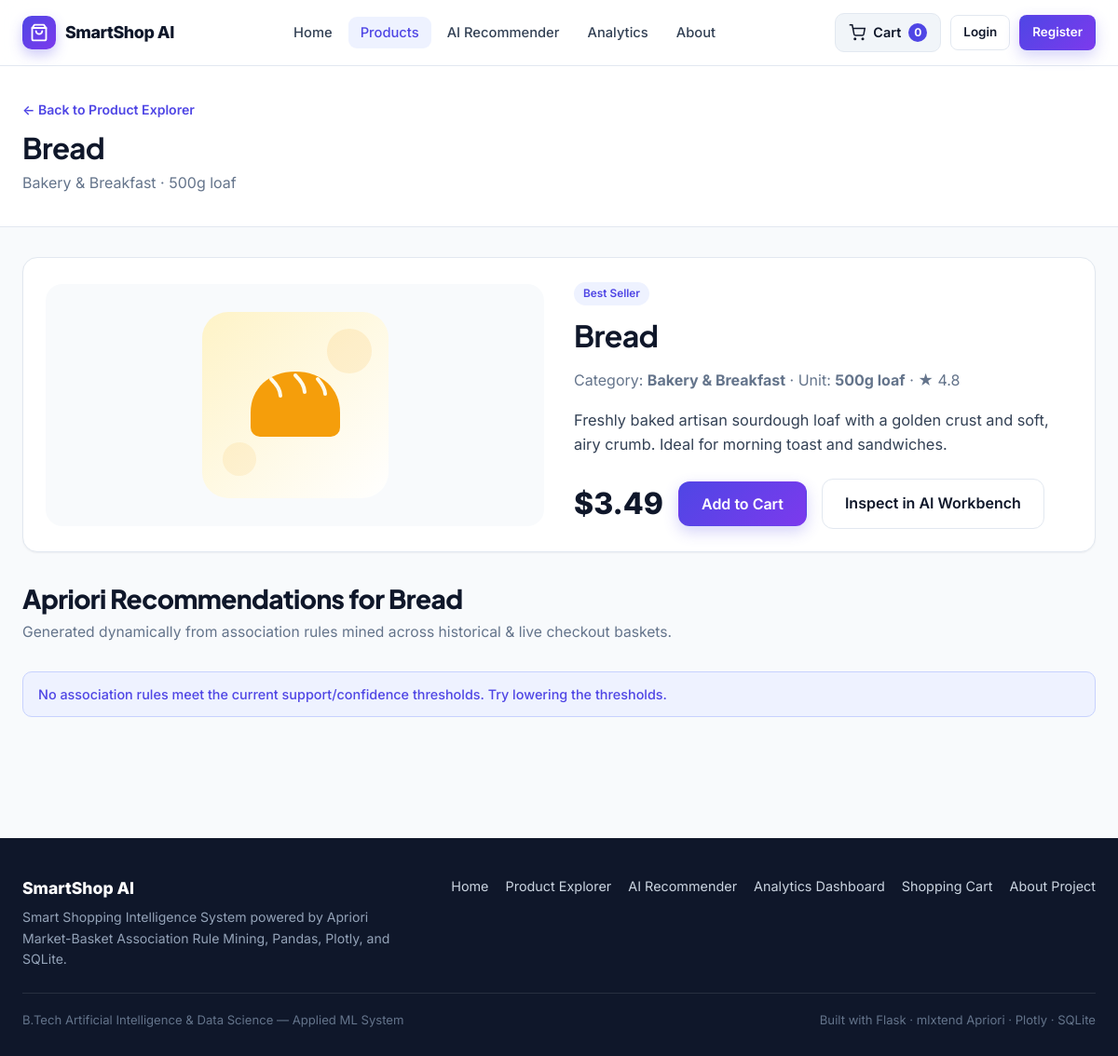
Page /product/1 on the committed database.
### tables this page shows
CREATE TABLE products (
                id INTEGER PRIMARY KEY,
                name TEXT NOT NULL UNIQUE,
                slug TEXT NOT NULL,
                category TEXT NOT NULL,
                price REAL NOT NULL,
                unit TEXT NOT NULL,
                rating REAL NOT NULL,
                badge TEXT NOT NULL,
                featured INTEGER NOT NULL DEFAULT 0,
                description TEXT NOT NULL,
                image_path TEXT NOT NULL
            );

### app.py (the view)
    @app.route("/product/<int:product_id>")
    def product_detail(product_id: int):
        product = get_product_by_id(product_id)
        if not product:
            flash("Product not found.", "warning")
            return redirect(url_for("products"))
        rec_result = recommender_engine.recommend_for_items([product["name"]], top_n=4)
        return render_template(
            "product_detail.html",
            product=product,
            recommendations=rec_result["recommendations"],
            rec_message=rec_result["message"],
        )

### database/db.py (called while the page is built)
def get_connection() -> sqlite3.Connection:
    os.makedirs(os.path.dirname(DB_PATH), exist_ok=True)
    conn = sqlite3.connect(DB_PATH)
    conn.row_factory = sqlite3.Row
    conn.execute("PRAGMA foreign_keys = ON;")
    return conn

def get_product_by_id(product_id: int) -> Optional[dict[str, Any]]:
    conn = get_connection()
    try:
        row = conn.execute("SELECT * FROM products WHERE id = ?", (product_id,)).fetchone()
        return dict(row) if row else None
    finally:
        conn.close()

### ml/recommendation.py (called while the page is built)
    def ensure_trained(self) -> None:
        if self.rules.empty and not self.baskets:
            self.train()

    def summary(self) -> dict[str, Any]:
        return {
            "total_transactions": len(self.baskets),
            "unique_items": len(self.encoded_df.columns) if not self.encoded_df.empty else 0,
            "frequent_itemsets_count": int(len(self.frequent_itemsets)),
            "rules_count": int(len(self.rules)),
            "min_support": self.min_support,
            "min_confidence": self.min_confidence,
            "min_lift": self.min_lift,
        }

### templates/product_detail.html (shortened to what this page needs)
{% extends "base.html" %}
{% block content %}
<section class="page-banner">
  <div class="container">
    <a href="{{ url_for('products') }}" style="font-size:0.88rem; color:var(--accent-primary); font-weight:600;">&larr; Back to Product Explorer</a>
    <h1 style="margin-top:8px;">{{ product.name }}</h1>
    <p>{{ product.category }} · {{ product.unit }}</p>
  </div>
</section>
<section class="section" style="padding-top: 32px;">
  <div class="container">
    <div class="card card-padded" style="margin-bottom: 32px;">
      <div style="display:grid; grid-template-columns: repeat(auto-fit, minmax(260px, 1fr)); gap: 32px; align-items: center;">
        <div style="background: var(--bg-page); border-radius: 18px; padding: 30px; text-align:center;">
          <img src="{{ product.image_path }}" alt="{{ product.name }}" style="max-height: 240px; margin: 0 auto;" />
        </div>
        <div>
          <span class="badge">{{ product.badge }}</span>
          <h2 style="margin: 12px 0 8px; font-size: 2rem;">{{ product.name }}</h2>
          <p style="color: var(--slate-500); margin-bottom: 16px;">Category: <strong>{{ product.category }}</strong> · Unit: <strong>{{ product.unit }}</strong> · ★ {{ "%.1f"|format(product.rating) }}</p>
          <p style="color: var(--navy-700); font-size: 1.02rem; margin-bottom: 24px;">{{ product.description }}</p>
          <div style="display:flex; align-items:center; gap: 16px; flex-wrap:wrap;">
            <span style="font-size: 2rem; font-weight: 800; color: var(--navy-900);">${{ "%.2f"|format(product.price) }}</span>
            <button class="btn btn-primary btn-lg" onclick="addToCart({{ product.id }}, 1)">Add to Cart</button>
            <a href="{{ url_for('recommendations', item=product.name) }}" class="btn btn-outline btn-lg">Inspect in AI Workbench</a>
          </div>
        </div>
      </div>
    </div>
    <div class="section-header">
      <div>
        <h2 class="section-title">Apriori Recommendations for {{ product.name }}</h2>
        <p class="section-subtitle">Generated dynamically from association rules mined across historical &amp; live checkout baskets.</p>
      </div>
    </div>
    {% if recommendations %}
      <div class="rec-grid">
        {% for r in recommendations %}
        <div class="rec-card">
          <div class="rec-top">
            <img src="{{ r.product.image_path }}" alt="{{ r.product.name }}" />
            <div>
              <div style="font-weight:700; font-size:1.05rem;">{{ r.product.name }}</div>
              <div style="font-size:0.84rem; color:var(--slate-500);">${{ "%.2f"|format(r.product.price) }} · {{ r.product.category }}</div>
            </div>
          </div>
          <div class="rec-explanation">{{ r.explanation }}</div>
          <div class="metrics-row">
            <div class="metric-chip"><strong>{{ r.confidence_pct }}%</strong><span>Confidence</span></div>
            <div class="metric-chip"><strong>{{ r.support_pct }}%</strong><span>Support</span></div>
            <div class="metric-chip"><strong>{{ r.lift }}x</strong><span>Lift</span></div>
          </div>
          <button class="btn btn-primary btn-sm" onclick="addToCart({{ r.product.id }}, 1)">+ Add {{ r.product.name }} to Cart</button>
        </div>
        {% endfor %}
      </div>
    {% else %}
      <div class="alert alert-info">{{ rec_message }}</div>
    {% endif %}
  </div>
</section>
{% endblock %}

### static/css/style.css (style rules this page uses)
:root { --bg-page: #F8FAFC; --bg-surface: #FFFFFF; --bg-muted: #F1F5F9; --navy-950: #0B1120; --navy-900: #0F172A; --navy-700: #334155; --slate-500: #64748B; --slate-400: #94A3B8; --border-color: #E2E8F0; --accent-primary: #4F46E5; --accent-primary-hover: #4338CA; --accent-secondary: #7C3AED; --accent-soft: #EEF2FF; --accent-soft-border: #C7D2FE; --success: #10B981; --success-soft: #ECFDF5; --warning: #F59E0B; --warning-soft: #FFFBEB; --danger: #EF4444; --danger-soft: #FEF2F2; --radius-sm: 8px; --radius-md: 12px; --radius-lg: 16px; --radius-xl: 22px; --shadow-xs: 0 1px 2px rgba(15, 23, 42, 0.05); --shadow-sm: 0 2px 8px rgba(15, 23, 42, 0.06); --shadow-md: 0 10px 25px -5px rgba(15, 23, 42, 0.08), 0 4px 10px -4px rgba(15, 23, 42, 0.04); --shadow-lg: 0 20px 40px -12px rgba(79, 70, 229, 0.16); --transition: 0.2s cubic-bezier(0.22, 1, 0.36, 1); }
*, *::before, *::after { box-sizing: border-box; }
html { scroll-behavior: smooth; }
body { margin: 0; font-family: "Inter", -apple-system, BlinkMacSystemFont, "Segoe UI", Roboto, sans-serif; background-color: var(--bg-page); color: var(--navy-900); line-height: 1.6; -webkit-font-smoothing: antialiased; min-height: 100vh; display: flex; flex-direction: column; }
h1, h2, h3, h4, h5 { font-family: "Plus Jakarta Sans", "Inter", sans-serif; color: var(--navy-900); margin-top: 0; letter-spacing: -0.02em; line-height: 1.25; }
a { color: inherit; text-decoration: none; }
img { max-width: 100%; display: block; }
.container { width: 100%; max-width: 1240px; margin: 0 auto; padding: 0 24px; }
.btn { display: inline-flex; align-items: center; justify-content: center; gap: 8px; padding: 10px 18px; border-radius: 10px; font-weight: 600; font-size: 0.92rem; border: 1px solid transparent; cursor: pointer; transition: var(--transition); font-family: inherit; white-space: nowrap; }
.btn-lg { padding: 13px 24px; font-size: 1rem; border-radius: 12px; }
.btn-primary { background: linear-gradient(135deg, var(--accent-primary), var(--accent-secondary)); color: #FFFFFF; box-shadow: 0 6px 16px rgba(79, 70, 229, 0.24); }
.btn-outline { background: var(--bg-surface); color: var(--navy-900); border-color: var(--border-color); }
.badge { display: inline-flex; align-items: center; padding: 3px 10px; border-radius: 999px; font-size: 0.74rem; font-weight: 600; background: var(--accent-soft); color: var(--accent-primary); }
.section { padding: 64px 0; }
.section-header { display: flex; align-items: flex-end; justify-content: space-between; gap: 20px; margin-bottom: 30px; flex-wrap: wrap; }
.section-title { font-size: 1.75rem; font-weight: 800; margin-bottom: 6px; }
.section-subtitle { color: var(--slate-500); margin: 0; font-size: 0.98rem; }
.card { background: var(--bg-surface); border: 1px solid var(--border-color); border-radius: var(--radius-lg); box-shadow: var(--shadow-xs); }
.card-padded { padding: 24px; }
.page-banner { background: #FFFFFF; border-bottom: 1px solid var(--border-color); padding: 34px 0; }
.page-banner h1 { font-size: 1.95rem; margin-bottom: 6px; }
.page-banner p { margin: 0; color: var(--slate-500); }
.alert { padding: 12px 16px; border-radius: 10px; font-size: 0.9rem; font-weight: 500; margin-bottom: 18px; border: 1px solid transparent; }
.alert-info { background: var(--accent-soft); color: var(--accent-primary); border-color: var(--accent-soft-border); }

### rows in the picture
products: name "Bread", category "Bakery & Breakfast", unit "500g loaf", image_path (picture), badge "Best Seller", rating "4.8", description "Freshly baked artisan sourdough loaf with a golden crust and soft, airy crumb. Ideal for morning toast and sandwiches.", price "3.49"

### other values in the picture
{{ cart_count }} "0"
{{ rec_message }} "No association rules meet the current support/confidence thresholds. Try lowering the thresholds."
